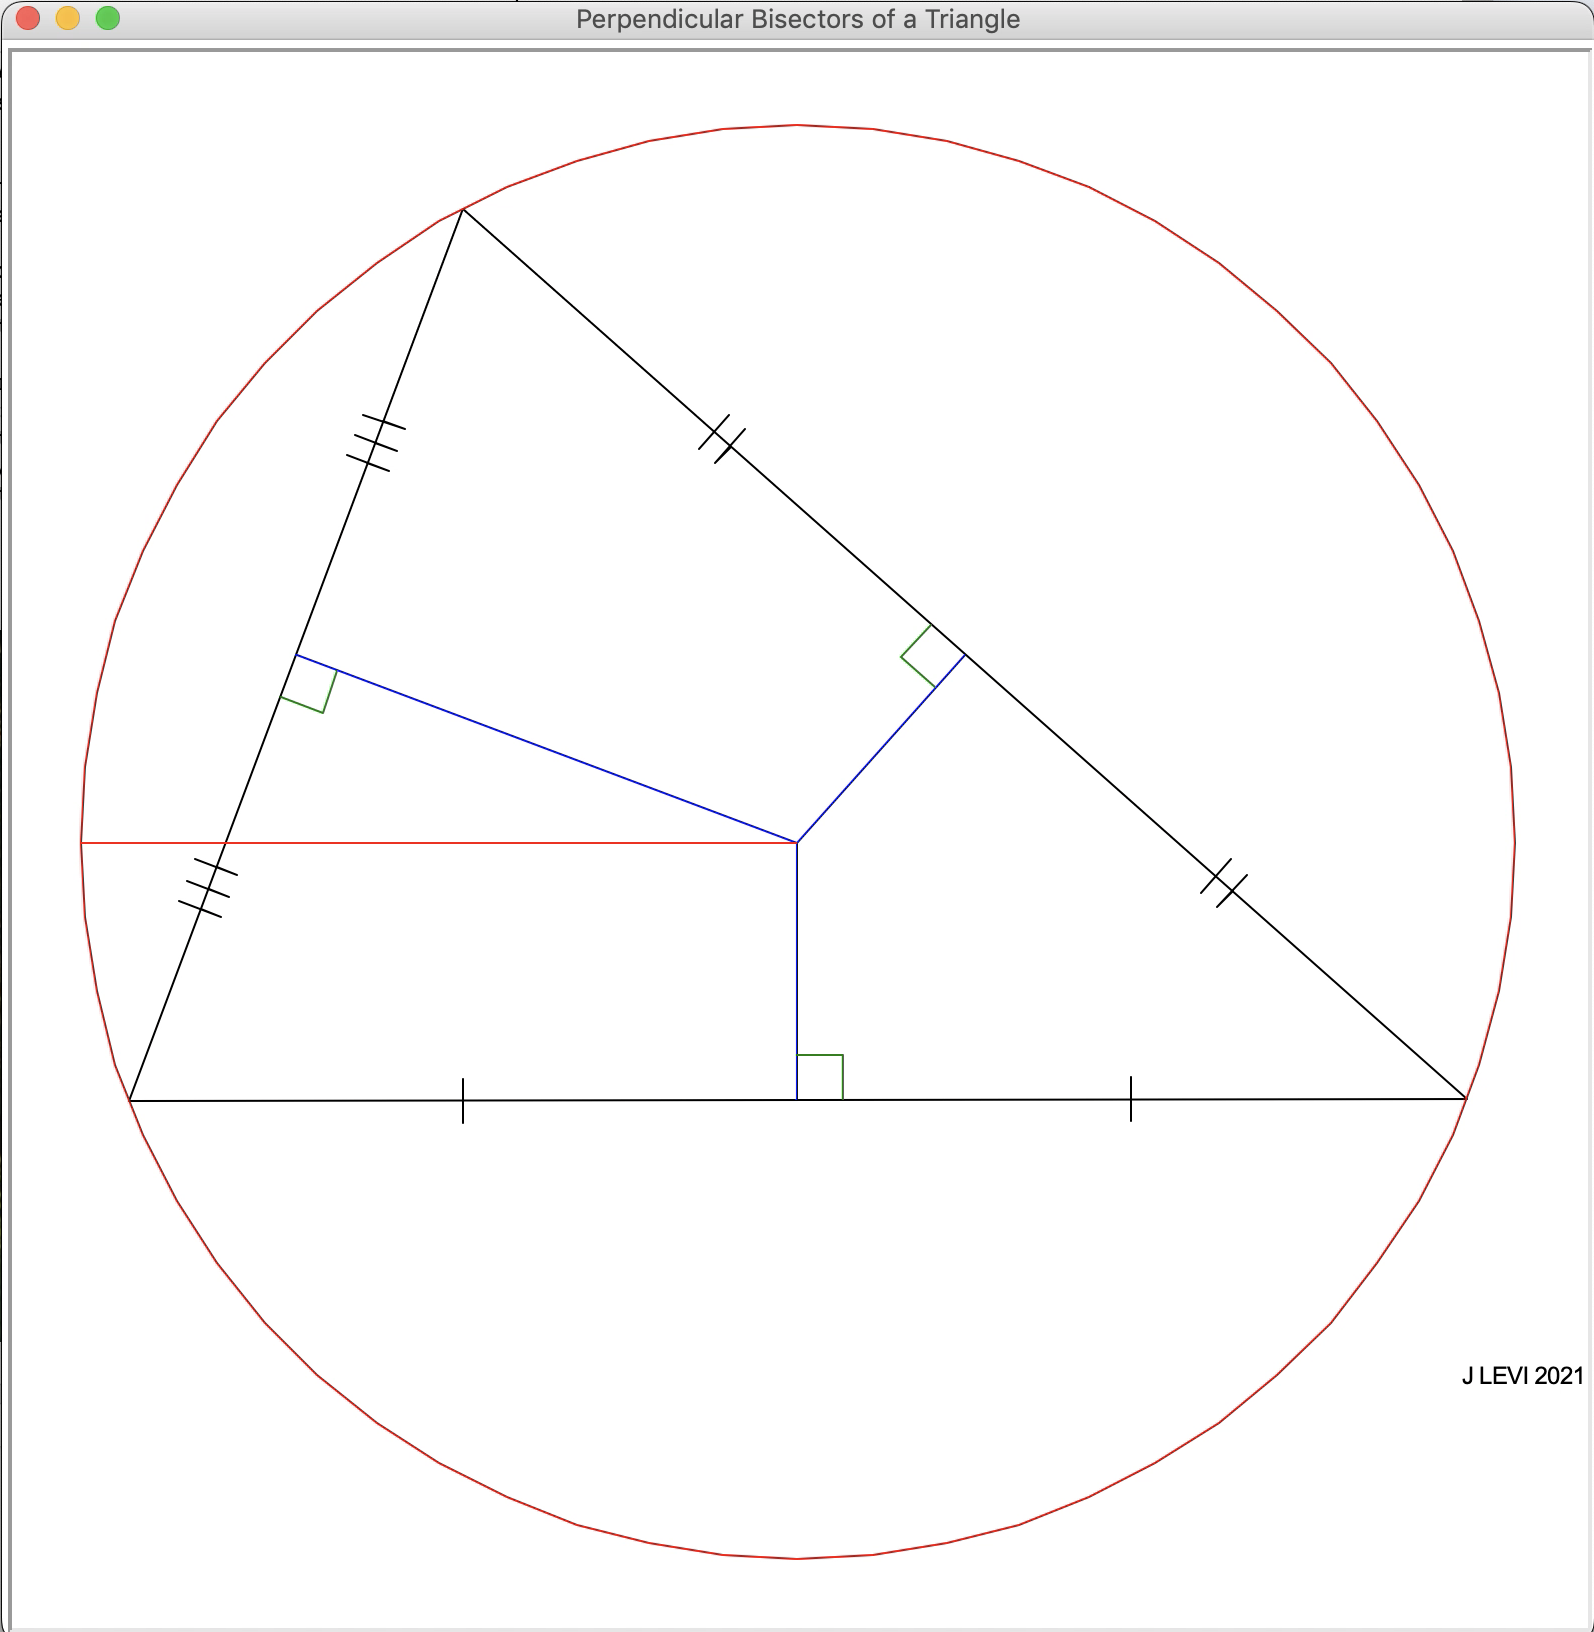

Python code for this plot:
""" Draws a triangle, its sides' perpendicular bisectors and circumcircle """

import math, sys
import turtle
import circumView	# handles display

# Point-slope equation for BC perpendicular bisector
def get_bisector_BC(x):
	return slope_perp_BC * (x - midBCx) + midBCy

# Compute triangle data:
# vertices
Ax, Ay = [0.0, 0.0]
Bx, By = [600.0, 1.0]	# Make ordinate By = 1 so that slope of normal != ∞
Cx, Cy = [150, 400.0]
vertices = [ [Ax, Ay], [Bx, By], [Cx, Cy] ]

# Midpoints:
midABx, midABy = [ (Ax+Bx)/2, (Ay+By)/2]
midBCx, midBCy = [ (Bx+Cx)/2, (By+Cy)/2]
midCAx, midCAy = [ (Cx+Ax)/2, (Cy+Ay)/2]
midpoints = [[midABx, midABy], [midBCx, midBCy ], [midCAx, midCAy]]

# Slope of BC and its perpendicular bisector:
slope_BC = (Cy-By)/(Cx-Bx)
slope_perp_BC = -1/slope_BC


# Make a different def of slopes of both triangle's edges and their normals:
slopes = [( vertices[ (i+1)%3 ][1] - vertices[i][1] ) / 
			( vertices[ (i+1)%3 ][0] - vertices[i][0] ) for i in range(3)]
			
# Circumcenter, calculated using get_bisector_BC():
circ_center_x, circ_center_y = [ midABx, get_bisector_BC(midABx) ]
circumradius = math.sqrt(circ_center_x**2 + circ_center_y**2)
circle_data = [[circ_center_x, circ_center_y], circumradius]

# VIEW: Use module turtle
circumView.show_view_with_turtle(vertices, midpoints, slopes, circle_data)

turtle.done()
